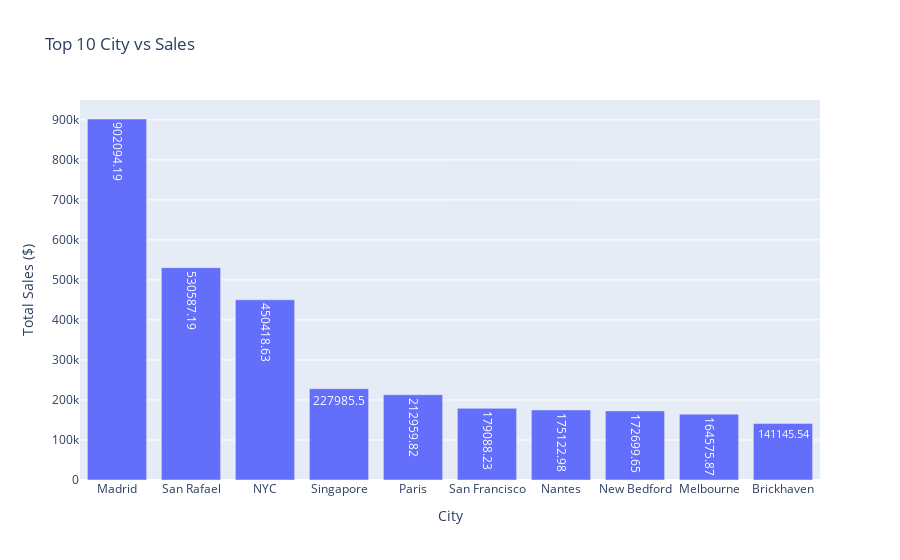

Notebook code for this chart:
### Code cell
#which top 10 city, country has the highest sales
city_sales = df.groupby(['City', 'Country'])['Exact Sales'].sum().sort_values(ascending=False).reset_index()
#plot a bar chart
fig = px.bar(city_sales.head(10), x='City', y='Exact Sales', title='Top 10 City vs Sales', text='Exact Sales', labels={'City':'City', 'Exact Sales':'Total Sales ($)'})
fig.show()

### Figure 1 — Plotly figure (JSON) as saved in the notebook; plotly's stock layout.template omitted (floating-point values rounded to 4 significant figures)
{"data": [{"alignmentgroup": "True", "hovertemplate": "City=%{x}<br>Total Sales ($)=%{text}<extra></extra>", "legendgroup": "", "marker": {"color": "#636efa", "pattern": {"shape": ""}}, "name": "", "offsetgroup": "", "orientation": "v", "showlegend": false, "text": [902100.0, 530600.0, 450400.0, 228000.0, 213000.0, 179100.0, 175100.0, 172700.0, 164600.0, 141100.0], "textposition": "auto", "type": "bar", "x": ["Madrid", "San Rafael", "NYC", "Singapore", "Paris", "San Francisco", "Nantes", "New Bedford", "Melbourne", "Brickhaven"], "xaxis": "x", "y": [902100.0, 530600.0, 450400.0, 228000.0, 213000.0, 179100.0, 175100.0, 172700.0, 164600.0, 141100.0], "yaxis": "y"}], "layout": {"barmode": "relative", "legend": {"tracegroupgap": 0}, "title": {"text": "Top 10 City vs Sales"}, "xaxis": {"anchor": "y", "domain": [0, 1], "title": {"text": "City"}}, "yaxis": {"anchor": "x", "domain": [0, 1], "title": {"text": "Total Sales ($)"}}}}
